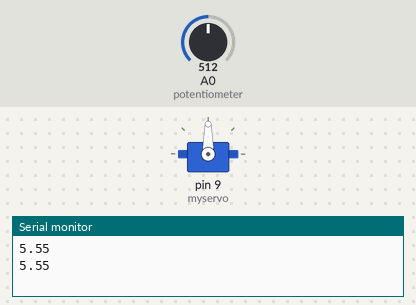
Bench run of a sketch on a simulated Arduino Uno, built with avr-gcc and run on an emulated ATmega328P. Parts: servo, the last lines printed to the serial monitor. The test bench sets the inputs (shaded band); at power-on: A0 (potentiometer) = 512.

Above: at 2.2 s.
2.3 s: A0 (potentiometer) set to 716
At 4.1 s:
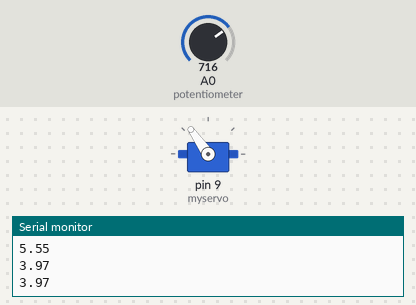
4.5 s: A0 (potentiometer) set to 900
At 5.7 s:
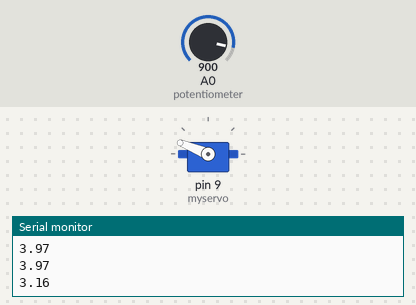
6.5 s: A0 (potentiometer) set to 1023
At 8.2 s:
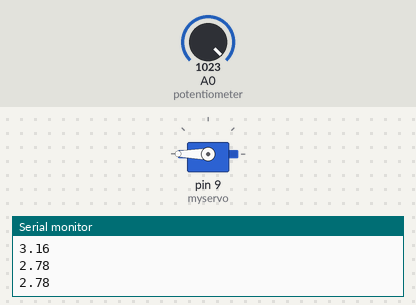
8.5 s: A0 (potentiometer) set to 306
At 10.0 s:
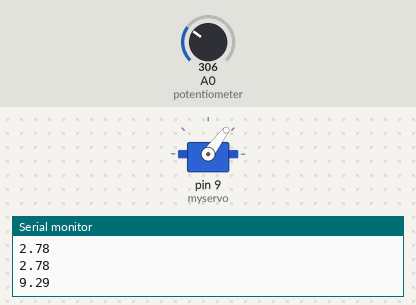
10.5 s: A0 (potentiometer) set to 122
At 11.6 s:
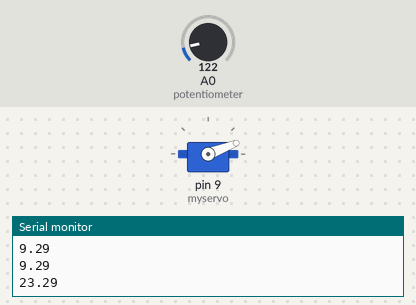
Timing chart, 0 to 13.5 s (numbered marks = the images above; inputs shaded):
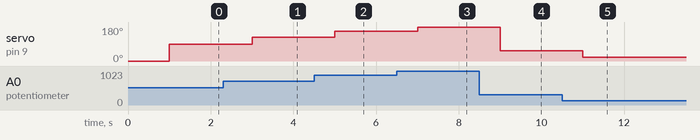

The sketch:

main.ino
```cpp
/************************************************/
// 湖南创乐博智能科技有限公司
#include <Servo.h>
/************************************************/
Servo myservo; // create servo object to control a servo
/************************************************/
#define MAX 255
int val = 0;
float range = 180.0;

void setup()
{
  myservo.attach(9); // attach the servo on pin 9 to servo object
  myservo.write(0); // back to 0 degrees
  delay(1000); // wait for a second
  Serial.begin(9600); // initialize the serial communication as 9600 bps
}
/*************************************************/
void loop()
{
  val = analogRead(A0); // read the value from the potentiometer
  float p = ((float)val) / 1023.0; // normalize the value to a range of 0 to 1
  float inter = range * p; // scale the value to the desired range
  Serial.println(1000 / (2 * inter)); // print the scaled value
  myservo.write(inter); // set the servo position based on the scaled value
  delay(1000); // wait for a second
}
/**************************************************/
```

Measured:
- after the input at 2.3 s, servo on pin 9 (myservo): 90° → 125° after 0.70 s
- after the input at 4.5 s, servo on pin 9 (myservo): 125° → 158° after 0.50 s
- after the input at 6.5 s, servo on pin 9 (myservo): 158° → 180° after 0.50 s
- after the input at 8.5 s, servo on pin 9 (myservo): 180° → 53° after 0.51 s
- after the input at 10.5 s, servo on pin 9 (myservo): 53° → 21° after 0.51 s
